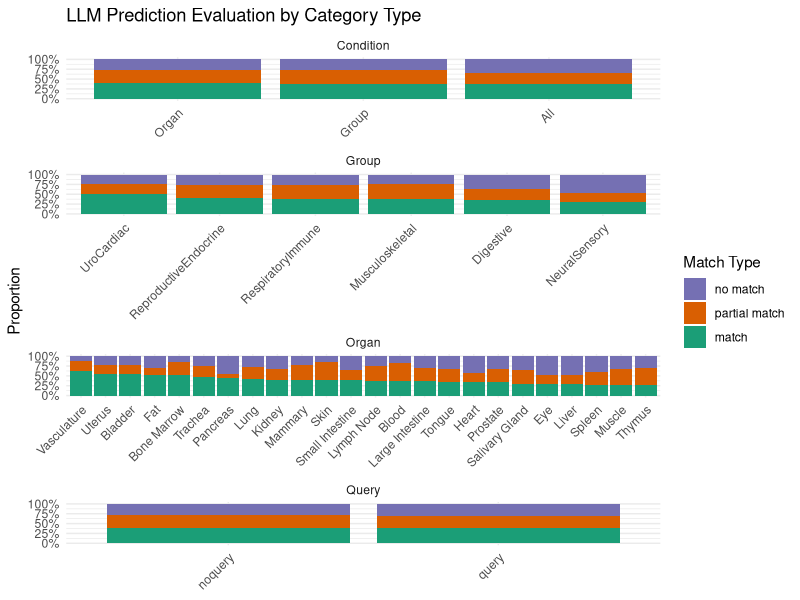

Reproduce this figure in R.
## ---- chunk 1
library(tidyverse)
library(ggplot2)
library(tidyr)
## ---- chunk 2
results <- read_csv("results_predictions.csv", show_col_types = FALSE) 
## ---- chunk 3
# Compute proportions of match types within each Category (Condition, Group, Organ)
eval_summary <- results %>%
  mutate(match = factor(tolower(match), levels = c("no match", "partial match", "match"))) %>% # Reorder match levels
  gather(key = "CategoryType", value = "Category", Condition, Group, Organ, Query) %>%
  group_by(CategoryType, Category, match) %>%
  count() %>%
  group_by(CategoryType, Category) %>%
  mutate(prop = n / sum(n)) %>%
  ungroup()

# Calculate the order of categories based on the proportion of "match"
category_order <- eval_summary %>%
  filter(match == "match") %>%
  group_by(CategoryType) %>%
  arrange(desc(prop)) %>%
  pull(Category) %>%
  unique()

# Reorder the Category factor levels based on the computed order
eval_summary$Category <- factor(eval_summary$Category, levels = category_order)

# Create the plot
ggplot(eval_summary, aes(x = Category, y = prop, fill = match)) +
  geom_col(position = "fill") +
  scale_y_continuous(labels = scales::percent) +
  scale_fill_manual(values = c("match" = "#1b9e77", "partial match" = "#d95f02", "no match" = "#7570b3")) +
  labs(x = NULL, y = "Proportion", fill = "Match Type",
       title = "LLM Prediction Evaluation by Category Type") +
  facet_wrap(~ CategoryType, scales = "free_x", ncol = 1) + # Create separate plots for each CategoryType
  theme_minimal() +
  theme(axis.text.x = element_text(angle = 45, hjust = 1))

